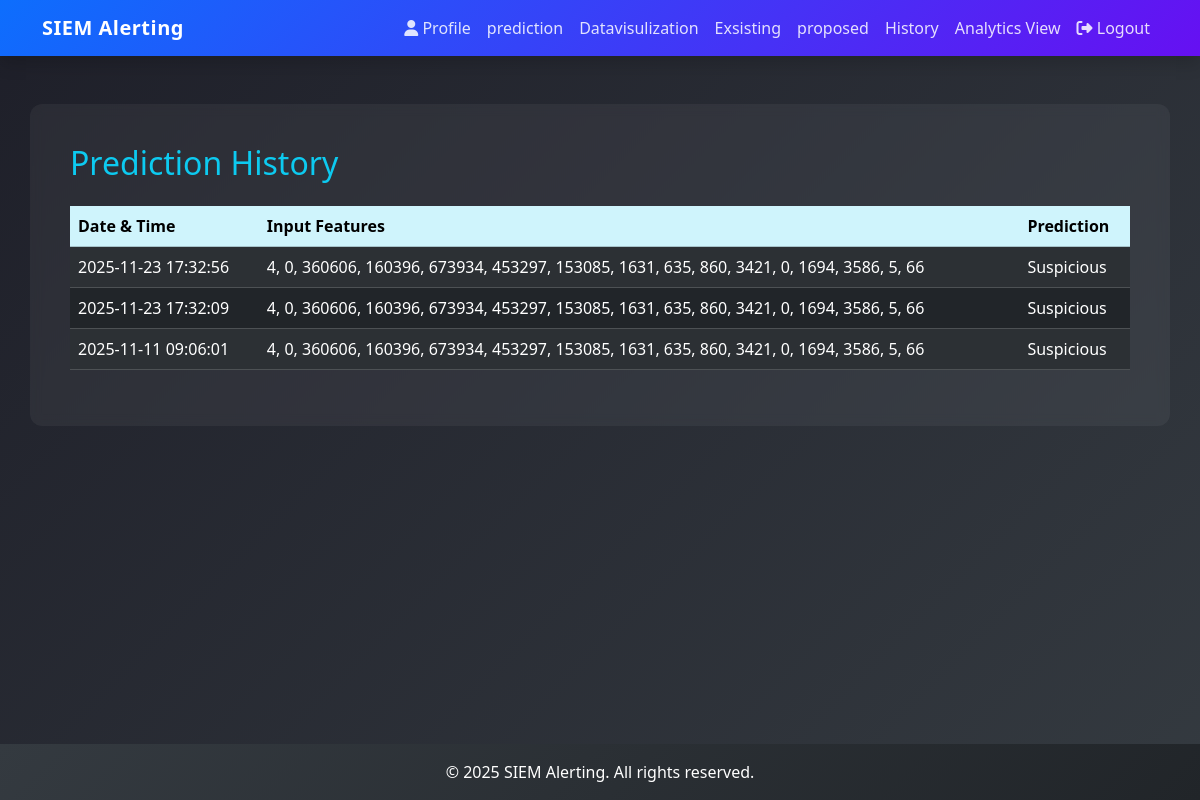
The app's page /Users/history/ (signed in) with its own data.
### Users/models.py (models this page shows, shortened)
class PredictionLog(models.Model):
    user = models.ForeignKey(User, on_delete=models.CASCADE, null=True, blank=True)
    session_key = models.CharField(max_length=40, blank=True, null=True)
    user_input = models.TextField()
    predicted_result = models.CharField(max_length=50)
    created_at = models.DateTimeField(auto_now_add=True)

### Users/views.py (the view)
# urls.py: path('history/', history, name='history'),
def history(request):
    if request.user.is_authenticated:
        logs = PredictionLog.objects.filter(user=request.user).order_by('-created_at')
    else:
        session_key = request.session.session_key
        if not session_key:
            request.session.create()
            session_key = request.session.session_key
        logs = PredictionLog.objects.filter(session_key=session_key).order_by('-created_at')
    return render(request, 'User/history.html', {
        "logs": logs
    })

### templates/user/history.html (shortened to what this page needs)
{% extends 'user/userbase.html' %}
{% block content %}
<h2 class="text-info mb-4">Prediction History</h2>
{% if logs %}
    <div class="table-responsive">
      <table class="table table-striped table-hover table-dark align-middle">
          <thead class="table-info">
              <tr>
                  <th>Date & Time</th>
                  <th>Input Features</th>
                  <th>Prediction</th>
              </tr>
          </thead>
          <tbody>
              {% for log in logs %}
              <tr>
                  <td>{{ log.created_at|date:"Y-m-d H:i:s" }}</td>
                  <td>{{ log.user_input }}</td>
                  <td>{{ log.predicted_result }}</td>
              </tr>
              {% endfor %}
          </tbody>
      </table>
    </div>
{% else %}
    <p class="text-light">No prediction history found.</p>
{% endif %}
{% endblock %}

### templates/user/userbase.html (style rules this page uses)
body { background: linear-gradient(135deg, #1e1f29, #343a40); color: #f8f9fa; }

### records on screen
PredictionLog: created_at "2025-11-23 17:32:56", user_input "4, 0, 360606, 160396, 673934, 453297, 153085, 1631, 635, 860, 3421, 0, 1694, 3586, 5, 66", predicted_result "Suspicious"
PredictionLog: created_at "2025-11-23 17:32:09", user_input "4, 0, 360606, 160396, 673934, 453297, 153085, 1631, 635, 860, 3421, 0, 1694, 3586, 5, 66", predicted_result "Suspicious"
PredictionLog: created_at "2025-11-11 09:06:01", user_input "4, 0, 360606, 160396, 673934, 453297, 153085, 1631, 635, 860, 3421, 0, 1694, 3586, 5, 66", predicted_result "Suspicious"
